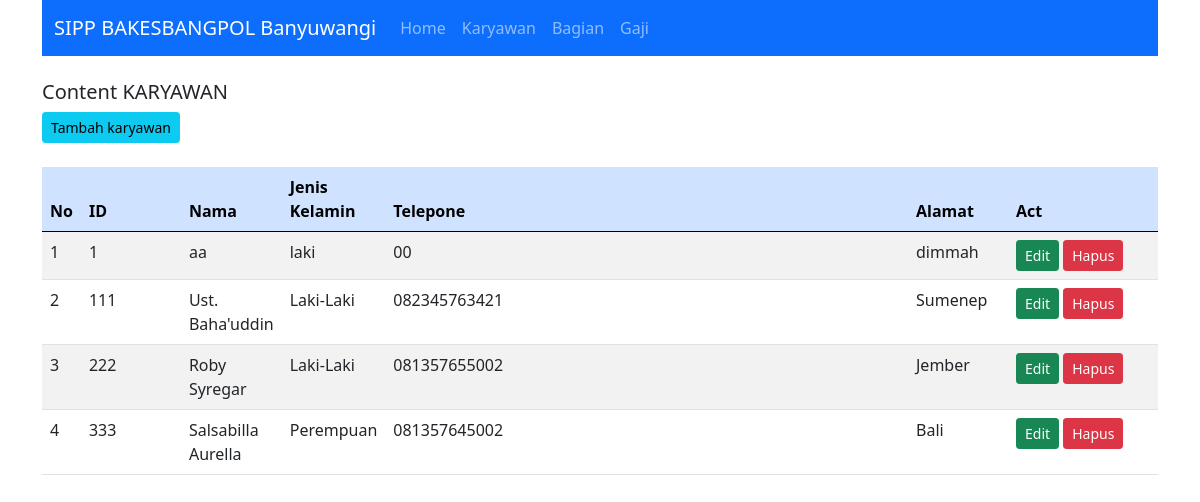
/index.php?target=karyawan, run on the app's committed database.
### tables this page shows
CREATE TABLE `karyawan` (
  `ID_KARYAWAN` int(11) NOT NULL,
  `NAMA` varchar(50) NOT NULL,
  `JENIS_KELAMIN` varchar(50) NOT NULL,
  `TELEPON` varchar(50) NOT NULL,
  `ALAMAT` varchar(50) NOT NULL
);

### autoload.php (called while the page is built, shortened)
<?php
function autoload($class)
{
    $file = $class . ".php";
}

### Master/Menu.php (called while the page is built, shortened)
<?php
class Menu
{
    public function topMenu()
    {
        $base = "http://localhost/uts/index.php?target=";
        $data = [
            array('Text' => 'Home', 'Link' => $base . 'home'),
            array('Text' => 'Karyawan', 'Link' => $base . 'karyawan'),
            array('Text' => 'Bagian', 'Link' => $base . 'bagian'),
            array('Text' => 'Gaji', 'Link' => $base . 'gaji')
        ];
        return $data;
    }
}

### Config/Database.php (called while the page is built)
<?php
$dataKoneksi = [
    'host' => 'localhost',
    'user' => 'root',
    'password' => '',
    'dbname' => 'penggajian'
];

### Config/Query_builder.php (called while the page is built, shortened)
<?php
class Query_builder implements Query
{
    private $v_db, $v_table, $v_select, $v_join, $v_where, $v_order_by, $v_query,
    $v_insert, $v_update, $v_delete;
    public function __construct($dataKoneksi)
    {
        $this->v_db = new \mysqli($dataKoneksi['host'], $dataKoneksi['user'], $dataKoneksi['password'], $dataKoneksi['dbname']);
    }
    public function table($table)
    {
        $this->v_table = $table;
        return $this;
    }
    public function get()
    {
        $this->v_query = " SELECT ";
        if (!empty($this->v_select)) {
            $this->v_query .= $this->v_select . " ";
        } else {
            $this->v_query .= " * ";
        }
        $this->v_query .= " FROM " . $this->v_table . " ";
        return $this;
    }
    public function resultArray()
    {
        $data = $this->v_db->query($this->v_query);
        $rows = array();
        while ($row = $data->fetch_array()) {
            $rows[] = $row;
        }
        return $rows;
    }
}

### Master/Karyawan.php (the view, shortened to what this page needs)
<?php
class Karyawan
{
    private $db;
    public function __construct($con)
    {
        $this->db = new Query_builder($con);
    }
    public function index()
    {
        $data = $this->db->table('karyawan ')->get()->resultArray();
        $res = '<a href="?target=karyawan&act=tambah_karyawan" class="btn btn-info btn-sm">Tambah karyawan</a><br><br>
        <div class="table-responsive">
        <table class="table table-striped">
            <thead class="table-primary">
                <tr>
                    <th>No</th>
                    <th>ID</th>
                    <th>Nama</th>
                    <th>Jenis Kelamin</th>
                    <th>Telepone</th>
                    <th>Alamat</th>
                    <th>Act</th>
                </tr>
            </thead>
            <tbody>';
            $no = 1;
            foreach ($data as $r) {
                $res .= '<tr>
                <td width="10">'.$no.'</td>
                <td width="100">'.$r['ID_KARYAWAN'].'</td>
                <td width="100">'.$r['NAMA'].'</td>
                <td width="100">'.$r['JENIS_KELAMIN'].'</td>
                <td>'.$r['TELEPON'].'</td>
                <td width="100">'.$r['ALAMAT'].'</td>
                <td width="150">
                    <a href="?target=karyawan&act=edit_karyawan&id='.$r['ID_KARYAWAN'].'" class="btn btn-success btn-sm">Edit</a>
                    <a href="?target=karyawan&act=delete_karyawan&id='.$r['ID_KARYAWAN'].'" class="btn btn-danger btn-sm">Hapus</a>
                </td>';
                $no++;
            }
            $res .='</tbody></table></div>';
            return $res;
    }
}

### index.php (shortened to what this page needs)
<?php
include ('autoload.php');
include('Config/Database.php');
$menu = new Menu();
$karyawan = new Karyawan($dataKoneksi);
$karyawan->tambah();
$target = @$_GET['target'];
$act = @$_GET['act'];
?>
<!DOCTYPE html>
<html lang="en">
<head>
    <link href="assets/bootstrap/css/bootstrap.css" rel="stylesheet">
</head>
<body>
    <div class="container">
        <nav class="navbar navbar-expand-lg navbar-dark bg-primary">
            <div class="container-fluid">
                <a class="navbar-brand" href="#">SIPP BAKESBANGPOL Banyuwangi</a>
                <div class="collapse navbar-collapse id="MyMenu">
                    <ul class="navbar-nav me-auto mb-2 mb-lg-0">
                <?php
                foreach ($menu->topMenu() as $r) {
                    ?>
                    <li class="nav-item">
                        <a href="<?php echo $r['Link']; ?>" class="nav-link">
                            <?php echo $r['Text']; ?>
                        </a>
                    </li>
                    <?php
                }
            ?>
            </ul>
            </div>
            </div>
        </nav>
        <br>
        <div class="Content">
            <h5>Content <?php echo strtoupper($target); ?></h5>
            <?php
            if (!isset($target) or $target == "home") {
                echo "Hello, Welcome to Website Sistem Informasi Penggajian Pegawai Badan Kesatuan Bangsa dan Politik Kabupaten Banyuwangi";
            } elseif ($target == "karyawan") {
                if ($act == "tambah_karyawan") {
                    echo $karyawan->tambah();
                } elseif ($act == "edit_karyawan") {
                    $id = $_GET['id'];
                    echo $karyawan->edit($id);
                } else {
                    echo $karyawan->index();
                }
            } else {
                echo " Page 404 Not Found";
            }
            ?>
            </div>
        </div>
</body>
</html>

### data on the page
karyawan: ID_KARYAWAN "1", NAMA "aa", JENIS_KELAMIN "laki", TELEPON "00", ALAMAT "dimmah"
karyawan: ID_KARYAWAN "111", NAMA "Ust. Baha'uddin", JENIS_KELAMIN "Laki-Laki", TELEPON "082345763421", ALAMAT "Sumenep"
karyawan: ID_KARYAWAN "222", NAMA "Roby Syregar", JENIS_KELAMIN "Laki-Laki", TELEPON "081357655002", ALAMAT "Jember"
karyawan: ID_KARYAWAN "333", NAMA "Salsabilla Aurella", JENIS_KELAMIN "Perempuan", TELEPON "081357645002", ALAMAT "Bali"

### other printed values
$r['Text'] "Home"
$r['Text'] "Karyawan"
$r['Text'] "Bagian"
$r['Text'] "Gaji"
$target "KARYAWAN"
